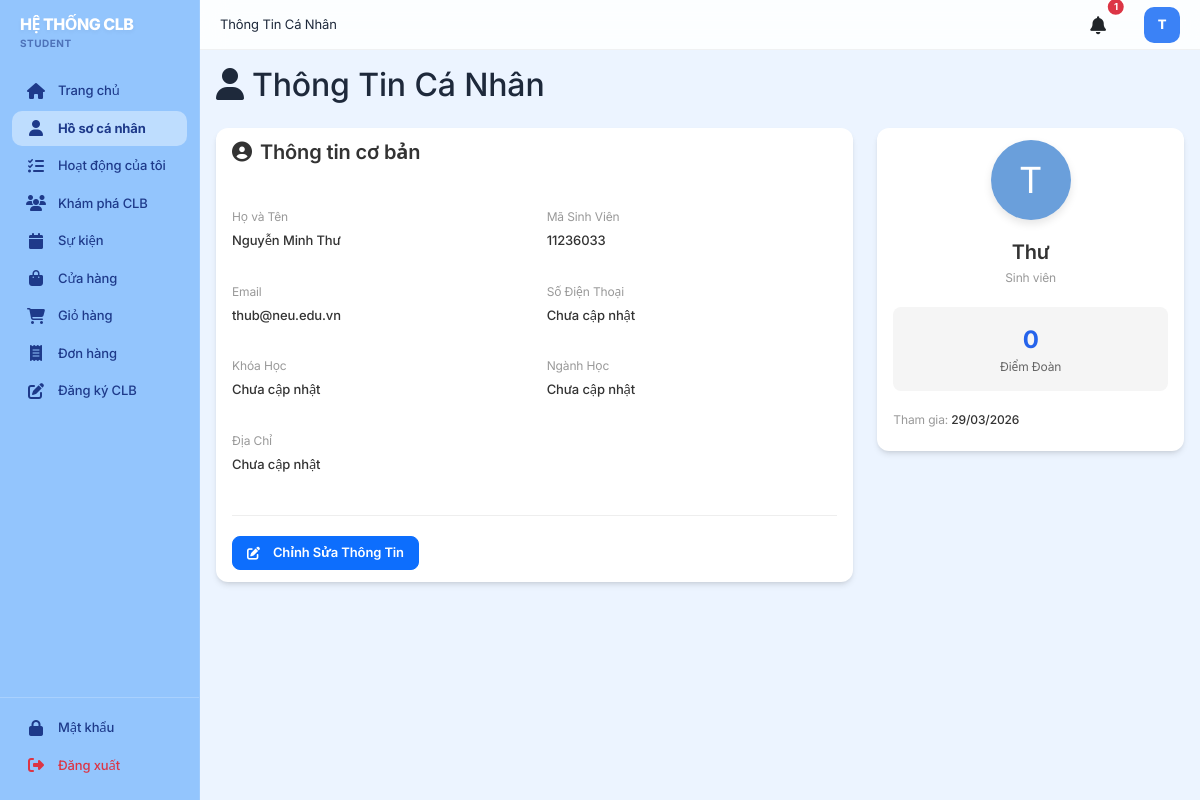
Page /student/profile (signed in) on the committed database.
### models.py (models this page shows, shortened)
class User(db.Model):
    __tablename__ = 'users'
    id = db.Column(db.Integer, primary_key=True)
    username = db.Column(db.String(120), unique=True, nullable=False)
    email = db.Column(db.String(120), unique=True, nullable=False)
    password_hash = db.Column(db.String(255), nullable=False)
    user_type = db.Column(db.String(20), nullable=False)  # student, club, admin
    status = db.Column(db.String(20), default=STATUS_ACTIVE)  # active, inactive
    created_at = db.Column(db.DateTime, default=datetime.utcnow)
    updated_at = db.Column(db.DateTime, default=datetime.utcnow, onupdate=datetime.utcnow)
    student_profile = db.relationship('Student', backref='user', uselist=False, cascade='all, delete-orphan')
    club_profile = db.relationship('Club', backref='user', uselist=False, cascade='all, delete-orphan', foreign_keys='Club.user_id')
    def is_student(self):
        return self.user_type == USER_TYPE_STUDENT
    def is_club(self):
        return self.user_type == USER_TYPE_CLUB

class Student(db.Model):
    __tablename__ = 'students'
    id = db.Column(db.Integer, primary_key=True)
    user_id = db.Column(db.Integer, db.ForeignKey('users.id'), nullable=False)
    student_code = db.Column(db.String(50), unique=True, nullable=False)
    full_name = db.Column(db.String(200), nullable=False)
    phone = db.Column(db.String(20))
    address = db.Column(db.String(255))
    university_year = db.Column(db.Integer)  # Năm học
    major = db.Column(db.String(100))
    avatar_url = db.Column(db.String(255))
    achievement_points = db.Column(db.Integer, default=0)  # Điểm Đoàn
    created_at = db.Column(db.DateTime, default=datetime.utcnow)
    updated_at = db.Column(db.DateTime, default=datetime.utcnow, onupdate=datetime.utcnow)
    club_applications = db.relationship('ClubApplication', backref='student', cascade='all, delete-orphan')
    event_registrations = db.relationship('EventRegistration', backref='student', cascade='all, delete-orphan')
    orders = db.relationship('Order', backref='student', cascade='all, delete-orphan')

### app.py (the view)
@app.route('/student/profile')
@login_required
def student_profile():
    if not current_user.is_student():
        return redirect(url_for('index'))
    student = current_user.student_profile
    return render_template('student/profile.html', student=student)

### templates/student/profile.html (shortened to what this page needs)
{% extends "base.html" %}
{% block page_title %}Thông Tin Cá Nhân{% endblock %}
{% block content %}
<h2 class="page-title mb-4">
    <i class="fas fa-user me-2"></i>Thông Tin Cá Nhân
</h2>
<div class="row">
    <div class="col-md-8">
        <div class="card">
            <div class="card-body p-4">
                <div class="row mb-4">
                    <div class="col-12">
                        <h5 style="color: #333; font-weight: 600; margin-bottom: 20px;">
                            <i class="fas fa-user-circle me-2"></i>Thông tin cơ bản
                        </h5>
                    </div>
                </div>
                <div class="row mb-3">
                    <div class="col-md-6">
                        <p style="color: #999; font-size: 12px; margin-bottom: 5px;">Họ và Tên</p>
                        <p style="color: #333; font-weight: 500;">{{ student.full_name or 'Chưa cập nhật' }}</p>
                    </div>
                    <div class="col-md-6">
                        <p style="color: #999; font-size: 12px; margin-bottom: 5px;">Mã Sinh Viên</p>
                        <p style="color: #333; font-weight: 500;">{{ student.student_code or 'Chưa cập nhật' }}</p>
                    </div>
                </div>
                <div class="row mb-3">
                    <div class="col-md-6">
                        <p style="color: #999; font-size: 12px; margin-bottom: 5px;">Email</p>
                        <p style="color: #333; font-weight: 500;">{{ current_user.email }}</p>
                    </div>
                    <div class="col-md-6">
                        <p style="color: #999; font-size: 12px; margin-bottom: 5px;">Số Điện Thoại</p>
                        <p style="color: #333; font-weight: 500;">{{ student.phone or 'Chưa cập nhật' }}</p>
                    </div>
                </div>
                <div class="row mb-3">
                    <div class="col-md-6">
                        <p style="color: #999; font-size: 12px; margin-bottom: 5px;">Khóa Học</p>
                        <p style="color: #333; font-weight: 500;">{{ student.university_year or 'Chưa cập nhật' }}</p>
                    </div>
                    <div class="col-md-6">
                        <p style="color: #999; font-size: 12px; margin-bottom: 5px;">Ngành Học</p>
                        <p style="color: #333; font-weight: 500;">{{ student.major or 'Chưa cập nhật' }}</p>
                    </div>
                </div>
                <div class="row">
                    <div class="col-12">
                        <p style="color: #999; font-size: 12px; margin-bottom: 5px;">Địa Chỉ</p>
                        <p style="color: #333; font-weight: 500;">{{ student.address or 'Chưa cập nhật' }}</p>
                    </div>
                </div>
                <div style="margin-top: 25px; padding-top: 20px; border-top: 1px solid #eee;">
                    <a href="{{ url_for('student_profile_edit') }}" class="btn btn-primary">
                        <i class="fas fa-edit me-2"></i>Chỉnh Sửa Thông Tin
                    </a>
                </div>
            </div>
        </div>
    </div>
    <div class="col-md-4">
        <div class="card">
            <div class="card-body p-4 text-center">
                {% if student.avatar_url %}
                <div style="width: 120px; height: 120px; margin: 0 auto 20px; border-radius: 50%; overflow: hidden; border: 4px solid #fff; box-shadow: 0 4px 8px rgba(0,0,0,0.1);">
                    <img src="{{ student.avatar_url }}" alt="Avatar" style="width: 100%; height: 100%; object-fit: cover;">
                </div>
                {% else %}
                <div style="width: 80px; height: 80px; background: #6A9FDB; border-radius: 50%; margin: 0 auto 20px; display: flex; align-items: center; justify-content: center; color: white; font-size: 36px; box-shadow: 0 4px 8px rgba(0,0,0,0.1);">
                    {{ current_user.username[0].upper() }}
                </div>
                {% endif %}
                <h5 style="color: #333; font-weight: 600; margin-bottom: 5px;">{{ current_user.username }}</h5>
                <p style="color: #999; font-size: 12px; margin-bottom: 20px;">Sinh viên</p>
                <div style="background: #f5f5f5; padding: 15px; border-radius: 8px; margin-bottom: 20px;">
                    <div style="font-size: 24px; color: #2563EB; font-weight: bold;">0</div>
                    <p style="color: #666; font-size: 12px; margin: 0;">Điểm Đoàn</p>
                </div>
                <div style="text-align: left; font-size: 12px;">
                    <div style="margin-bottom: 10px;">
                        <span style="color: #999;">Tham gia: </span>
                        <span style="color: #333; font-weight: 500;">
                            {% if student.created_at %}
                                {{ student.created_at.strftime('%d/%m/%Y') }}
                            {% else %}
                                Chưa cập nhật
                            {% endif %}
                        </span>
                    </div>
                </div>
            </div>
        </div>
    </div>
</div>
{% endblock %}

### templates/base.html (shortened to what this page needs)
<!DOCTYPE html>
<html lang="vi">
<head>
    <link href="https://cdn.jsdelivr.net/npm/bootstrap@5.3.0/dist/css/bootstrap.min.css" rel="stylesheet">
    <link rel="stylesheet" href="https://cdnjs.cloudflare.com/ajax/libs/font-awesome/6.4.0/css/all.min.css">
<link rel="stylesheet" href="{{ url_for('static', filename='css/style.css') }}">
</head>
<body>
    <div class="layout">
        {% if not hide_sidebar %}
        <div class="sidebar">
            <div class="logo">
                <h5>HỆ THỐNG CLB</h5>
                <p>{% if current_user.is_authenticated %}{{ current_user.user_type }}{% else %}Sinh viên{% endif %}</p>
            </div>
            <nav class="sidebar-nav">
                {% if current_user.is_authenticated %}
                    {% if current_user.is_student() %}
                        <div class="nav-item">
                            <a href="{{ url_for('student_dashboard') }}" class="nav-link {% if request.endpoint == 'student_dashboard' %}active{% endif %}">
                                <i class="fas fa-home"></i> Trang chủ
                            </a>
                        </div>
                        <div class="nav-item">
                            <a href="{{ url_for('student_profile') }}" class="nav-link {% if request.endpoint and 'profile' in request.endpoint %}active{% endif %}">
                                <i class="fas fa-user"></i> Hồ sơ cá nhân
                            </a>
                        </div>
                        <div class="nav-item">
                            <a href="{{ url_for('student_activities') }}" class="nav-link {% if request.endpoint == 'student_activities' %}active{% endif %}">
                                <i class="fas fa-tasks"></i> Hoạt động của tôi
                            </a>
                        </div>
                        <div class="nav-item">
                            <a href="{{ url_for('student_clubs') }}" class="nav-link {% if request.endpoint == 'student_clubs' %}active{% endif %}">
                                <i class="fas fa-users"></i> Khám phá CLB
                            </a>
                        </div>
                        <div class="nav-item">
                            <a href="{{ url_for('student_events') }}" class="nav-link {% if request.endpoint == 'student_events' %}active{% endif %}">
                                <i class="fas fa-calendar"></i> Sự kiện
                            </a>
                        </div>
                        <div class="nav-item">
                            <a href="{{ url_for('products_list') }}" class="nav-link {% if 'product' in request.endpoint|string %}active{% endif %}">
                                <i class="fas fa-shopping-bag"></i> Cửa hàng
                            </a>
                        </div>
                        <div class="nav-item">
                            <a href="{{ url_for('cart') }}" class="nav-link {% if request.endpoint == 'cart' %}active{% endif %}">
                                <i class="fas fa-shopping-cart"></i> Giỏ hàng
                            </a>
                        </div>
                        <div class="nav-item">
                            <a href="{{ url_for('orders_list') }}" class="nav-link {% if request.endpoint == 'orders_list' %}active{% endif %}">
                                <i class="fas fa-receipt"></i> Đơn hàng
                            </a>
                        </div>
                        <div class="nav-item">
                            <a href="{{ url_for('student_club_register') }}" class="nav-link {% if request.endpoint == 'student_club_register' %}active{% endif %}">
                                <i class="fas fa-edit"></i> Đăng ký CLB
                            </a>
                        </div>
                    {% endif %}
                {% endif %}
            </nav>
            {% if current_user.is_authenticated %}
            <div class="sidebar-footer">
                <div class="nav-item">
                    <a href="{{ url_for('change_credentials') }}" class="nav-link {% if request.endpoint == 'change_credentials' %}active{% endif %}">
                        <i class="fas fa-lock"></i> Mật khẩu
                    </a>
                </div>
                <div class="nav-item">
                    <a href="{{ url_for('logout') }}" class="nav-link text-danger">
                        <i class="fas fa-sign-out-alt"></i> Đăng xuất
                    </a>
                </div>
            </div>
            {% endif %}
        </div>
        {% endif %}
        <div class="main-container {% if hide_sidebar %}no-sidebar{% endif %}">
            {% if not hide_sidebar %}
            <div class="top-header">
                <div class="header-left">
                    {% block page_title %}{% endblock %}
                </div>
                <div class="header-right">
                    <a href="{{ url_for('notifications_list') }}" class="notification-icon position-relative text-dark text-decoration-none me-3">
                        <i class="fas fa-bell"></i>
                        {% if unread_count > 0 %}
                        <span class="position-absolute top-0 start-100 translate-middle badge rounded-pill bg-danger" style="font-size: 0.6rem; padding: 0.35em 0.65em; border: 2px solid #fff;">
                            {{ unread_count if unread_count < 100 else '99+' }}
                        </span>
                        {% endif %}
                    </a>
                    {% if current_user.is_authenticated %}
                        {% set avatar = None %}
                        {% if current_user.is_student() and current_user.student_profile and current_user.student_profile.avatar_url %}
                            {% set avatar = current_user.student_profile.avatar_url %}
                        {% elif current_user.is_club() and current_user.club_profile and current_user.club_profile.logo_url %}
                            {% set avatar = current_user.club_profile.logo_url %}
                        {% endif %}
                        {% if avatar %}
                        <div class="user-avatar border border-2 shadow-sm" title="{{ current_user.username }}">
                            <img src="{{ avatar }}" alt="Avatar" style="width: 100%; height: 100%; object-fit: cover; border-radius: 50%;">
                        </div>
                        {% else %}
                        <div class="user-avatar" title="{{ current_user.username or 'User' }}">
                            {{ (current_user.username[0].upper() if current_user.username else '?') }}
                        </div>
                        {% endif %}
                    {% endif %}
                </div>
            </div>
            {% endif %}
            <div class="content-area">
                {% block content %}{% endblock %}
            </div>
        </div>
    </div>
</body>
</html>

### rows in the picture
User: user_type "STUDENT", username "T", email "thub@neu.edu.vn", username "Thư"
Student: full_name "Nguyễn Minh Thư", student_code "11236033", phone "Chưa cập nhật", university_year "Chưa cập nhật", major "Chưa cập nhật", address "Chưa cập nhật", created_at "29/03/2026"

### other values in the picture
{{ unread_count if unread_count < 100 else '99+' }} "1"
